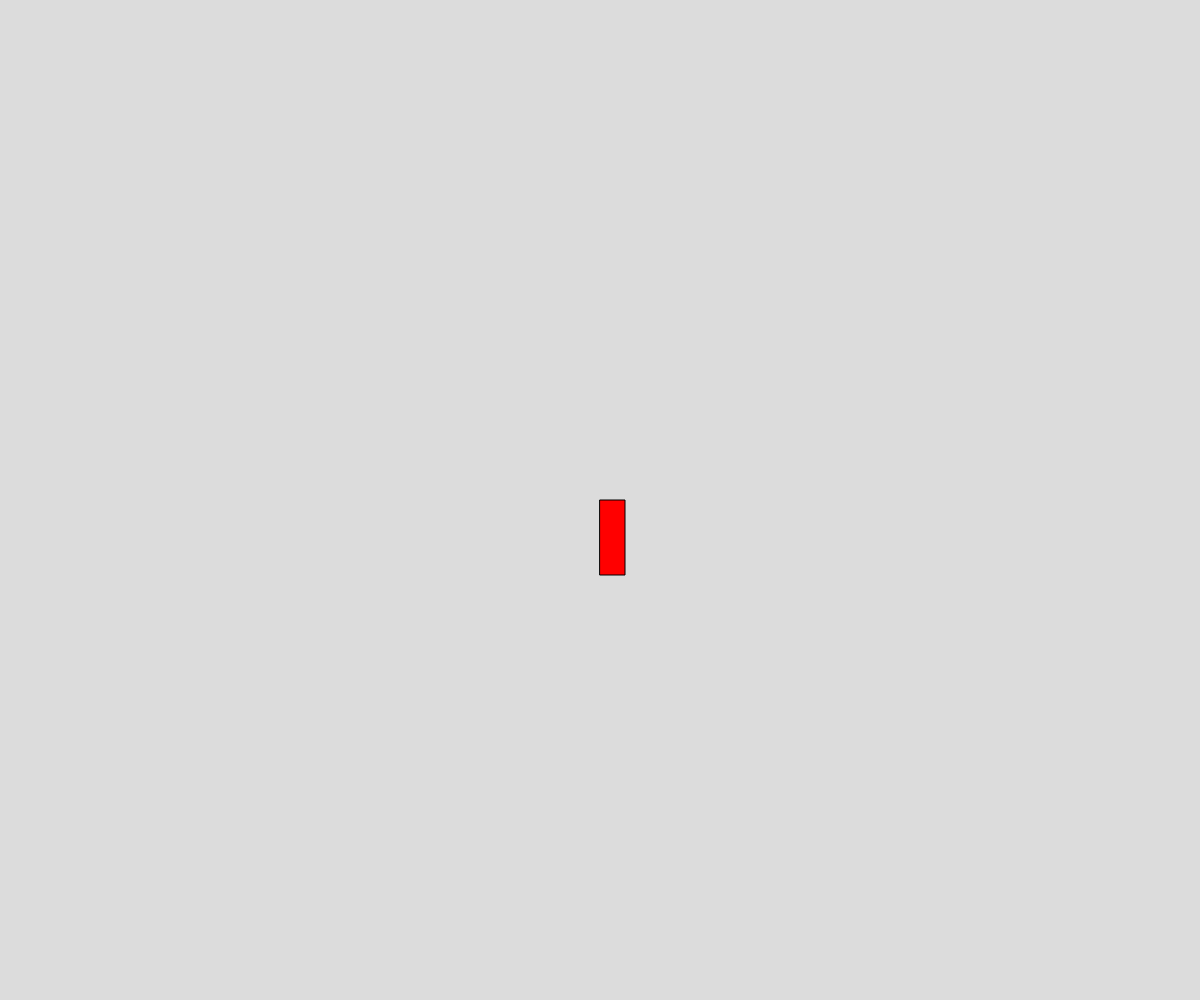
Frame 1 (no input)
Frame 60 (no input): identical to frame 1, image omitted
Frame 120 (the mouse pressed at the canvas centre since frame 60): identical to frame 1, image omitted

The p5.js sketch that drew this single still picture (run headless with seeded random() and noise() and a simulated clock; from frame 60 on, the mouse is pressed at the canvas centre):

// p5.js sketch
// ── sketch.js
let x;
let y;
let speed;

function setup() {
  createCanvas(windowWidth, windowHeight);
  x = width/2;
  y = height/2;
  speed = 5;
}

function draw() {
  background(220);
  moveRect();
  displayRect();
}

function moveRect() {
  if (keyIsDown("w")) { 
    y -= speed;
  }
  if (keyIsDown("s")) {
    y += speed;
  }
  if (keyIsDown("d")) {
    x += speed;
  }
  if (keyIsDown("a")) {
    x -= speed;
  }
}

function displayRect() {
  fill("red");
  rect(x, y, 25, 75);
}

// function keyPressed() {
//   if (key === "w") {
//     y -= speed;
//   }
// }
